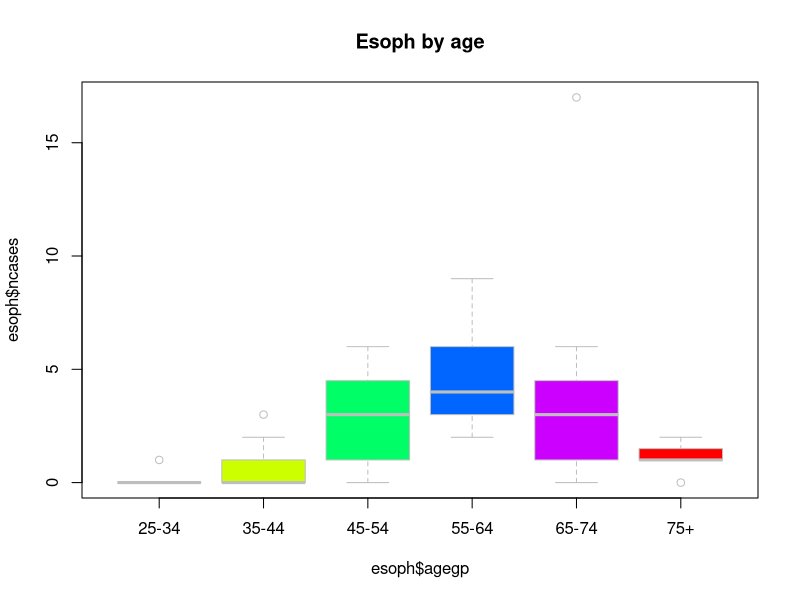
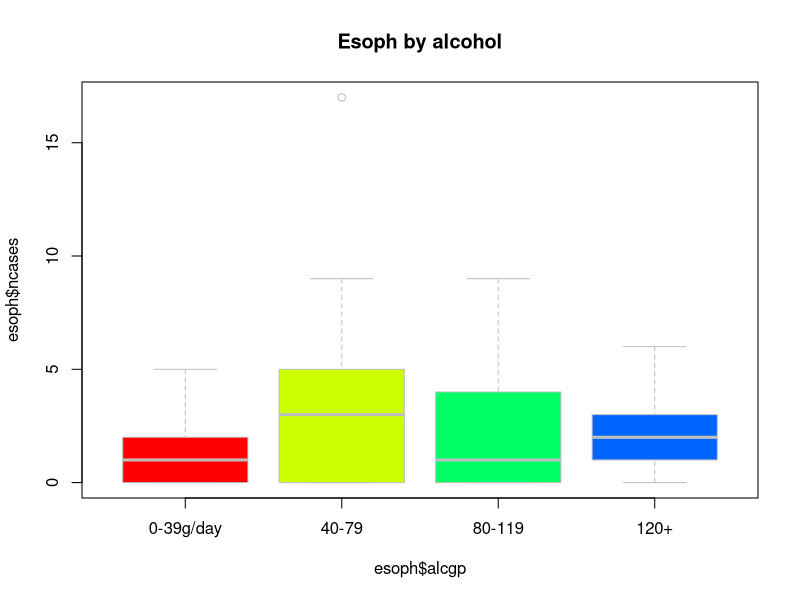
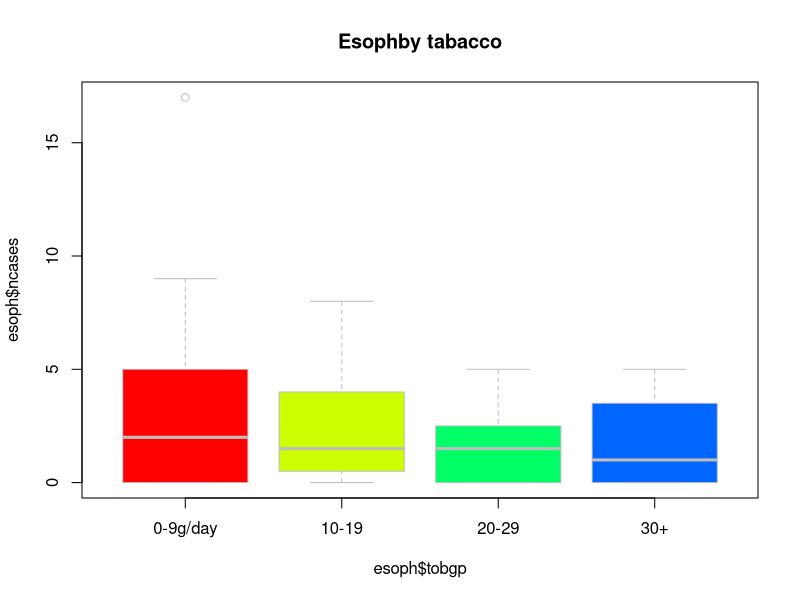

Write the R code that produced these figures, in order.
cat("List all columns: \n\n")

print(head(esoph, 88))

cat("\nSummary of esoph data: \n\n")

print(summary(esoph))

cat("\nAverage number of cases: \n\n")

print(mean(esoph$ncases))

cat("\nAverage number of cases between 25-34: \n\n")

print(mean(esoph$ncases[1:15]))

cat("\nAverage number of cases between 35-44: \n\n")

print(mean(esoph$ncases[16:30]))

cat("\nAverage number of cases between 45-54: \n\n")

print(mean(esoph$ncases[31:46]))

cat("\nAverage number of cases between 55-64: \n\n")

print(mean(esoph$ncases[47:63]))

cat("\nAverage number of cases between 65-74: \n\n")

print(mean(esoph$ncases[64:79]))

cat("\nAverage number of cases over 75: \n\n")

print(mean(esoph$ncases[80:88]))

boxplot(esoph$ncases ~ esoph$agegp, main="Esoph by age", border="gray", lwd=1, col=rainbow(5))
boxplot(esoph$ncases ~ esoph$alcgp, main="Esoph by alcohol", border="gray", lwd=1, col=rainbow(5))
boxplot(esoph$ncases ~ esoph$tobgp, main="Esophby tabacco", border="gray", lwd=1, col=rainbow(5))
